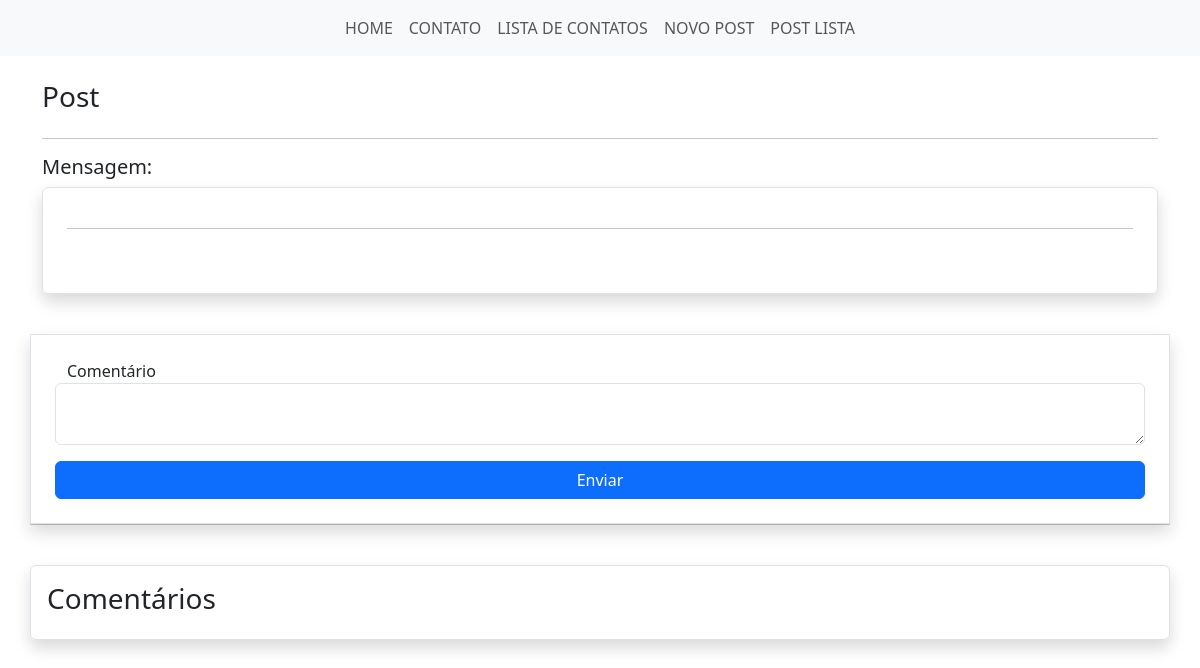
The app's page /post/3 (signed in), older data.
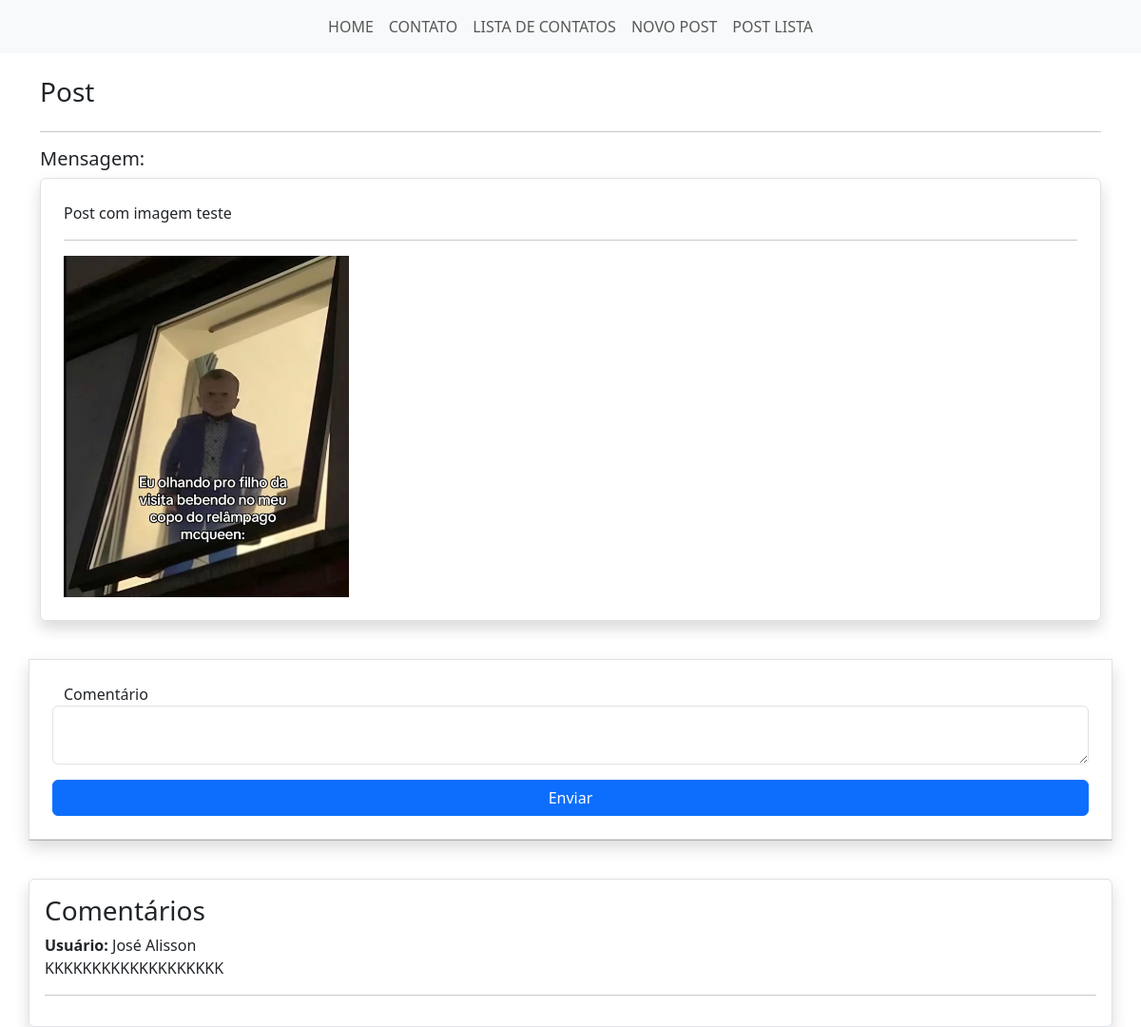
The same page, newer data.
### estudo/models.py (models this page shows)
class Post(db.Model):  # create a class called Post that inherits from db.Model
    id = db.Column(db.Integer, primary_key=True)  # create a column called id
    date_created = db.Column(db.DateTime, default=datetime.now)  # create a column called date_created
    mensagem = db.Column(db.Text, nullable=True)  # create a column called mensagem
    imagem = db.Column(db.String, nullable=True, default='default.png')  # create a column called imagem
    user_id = db.Column(db.Integer, db.ForeignKey('user.id'), nullable=True)  # create a column called user_id
    comentarios = db.relationship('PostComentarios', backref='post', lazy=True)  # create a relationship between the User and Comentario classes

class PostComentarios(db.Model):  # create a class called Comentario that inherits from db.Model
    id = db.Column(db.Integer, primary_key=True)  # create a column called id
    date_created = db.Column(db.DateTime, default=datetime.now)  # create a column called date_created
    comentario = db.Column(db.Text, nullable=True)  # create a column called mensagem
    user_id = db.Column(db.Integer, db.ForeignKey('user.id'), nullable=True)  # create a column called user_id
    post_id = db.Column(db.Integer, db.ForeignKey('post.id'), nullable=True)  # create a column called post_id

class User(db.Model, UserMixin):  # create a class called User that inherits from db.Model
    id = db.Column(db.Integer, primary_key=True)  # create a column called id
    nome = db.Column(db.String(100), nullable=True)
    sobrenome = db.Column(db.String(100), nullable=True)
    email = db.Column(db.String(100), nullable=True, unique=True)  # create a column called email
    senha = db.Column(db.String(100), nullable=True)  # create a column called password
    posts = db.relationship('Post', backref='user', lazy=True)  # create a relationship between the User and Post classes
    posts_comentarios = db.relationship('PostComentarios', backref='user', lazy=True)  # create a relationship between the User and Comentario classes

### estudo/views.py (the view)
@app.route('/post/<int:id>', methods=['GET', 'POST'])
@login_required
def PostDetail(id):
    if not current_user.is_authenticated:
        flash('Você precisa estar logado para criar um novo post.', 'warning')
        return redirect(url_for('homepage'))
    post = Post.query.get(id)
    form = PostComentarioForm()
    if form.validate_on_submit():
        form.save(current_user.id, id)
        return redirect(url_for('PostDetail', id=id))
    return render_template('post_detail.html', post=post, form=form)

### estudo/forms.py (shortened to what this page needs)
class PostComentarioForm(FlaskForm):
    comentario = TextAreaField('Comentário', validators=[DataRequired()])
    btnSubmit = SubmitField('Enviar')

### estudo/models.py (called while the page is built)
@login_manager.user_loader  # use the user_loader decorator
def load_user(user_id):  # create a function called load_user that takes user_id as an argument
    return User.query.get(int(user_id))  # return the user with the specified user_id

### estudo/templates/post_detail.html (shortened to what this page needs)
{% extends 'base.html' %}
{% block content %}
    <div class="container">
        <div class="row mt-4">
            <h3>Post</h3>
        </div>
        <hr>
        <div class="row">
            <div class="col-12">
                <h5>Mensagem:</h5>
                <div class="col-12 border rounded p-4 shadow">
                    {{post.mensagem}}
                    <hr>
                    <img src="{{url_for('static', filename='data/post/{}'.format(post.imagem) ) }}" alt="" style="max-width: 300px;">
                </div>
            </div>
            <div class="col-12 mt-3">
                <form action="" method="post" class="row mt-4 p-4 rounde border shadow">
                    {{ form.comentario.label() }}
                    {{ form.comentario(class="form-control") }}
                    {{ form.btnSubmit(class="btn btn-primary col-12 mt-3") }}
                </form>
            </div>
            <hr>
            <div class="col-12 mt-4 border rounded shadow p-3">
                <h3>Comentários</h3>
                {% for c in post.comentarios %}
                <p>
                    <b>Usuário:</b> {{c.user.nome}} {{c.user.sobrenome}} <br>
                    {{c.comentario}}
                </p>
                <hr>
                {% endfor %}
            </div>
        </div>
    </div>
{% endblock %}

### estudo/templates/base.html (shortened to what this page needs)
<!DOCTYPE html>
<html lang="en">
<head>
    <link href="https://cdn.jsdelivr.net/npm/bootstrap@5.3.3/dist/css/bootstrap.min.css" rel="stylesheet">
</head>
<body>
    {% include 'nav.html' %}
    <section class="container-fluid mt-2">
        {% block content %} {% endblock %}
    </section>
</body>
</html>

### estudo/templates/nav.html (shortened to what this page needs)
<nav class="navbar navbar-expand-lg navbar-light bg-light">
    <div class="container-fluid">
        <div class="collapse navbar-collapse justify-content-center" id="navbarNav">
            <ul class="navbar-nav">
                <li class="nav-item">
                    <a class="nav-link" href="{{url_for('homepage')}}">HOME</a>
                </li>
                <li class="nav-item">
                    <a class="nav-link" href="{{url_for('contato')}}">CONTATO</a>
                </li>
                <li class="nav-item">
                    <a class="nav-link" href="{{url_for('lista_contatos')}}">LISTA DE CONTATOS</a>
                </li>
                {% if current_user.is_authenticated %}
                <li class="nav-item">
                    <a class="nav-link" href="{{url_for('novo_post')}}">NOVO POST</a>
                </li>
                {% endif %}
                <li class="nav-item">
                    <a class="nav-link" href="{{url_for('lista_posts')}}">POST LISTA</a>
                </li>
            </ul>
        </div>
    </div>
</nav>
<link href="https://cdn.jsdelivr.net/npm/bootstrap@5.3.3/dist/css/bootstrap.min.css" rel="stylesheet">

Row changes from the older to the newer data that the page shows:
added Post: mensagem "Post com imagem teste", imagem (picture)
added PostComentarios: user.nome "José", user.sobrenome "Alisson", comentario "KKKKKKKKKKKKKKKKKKK"
